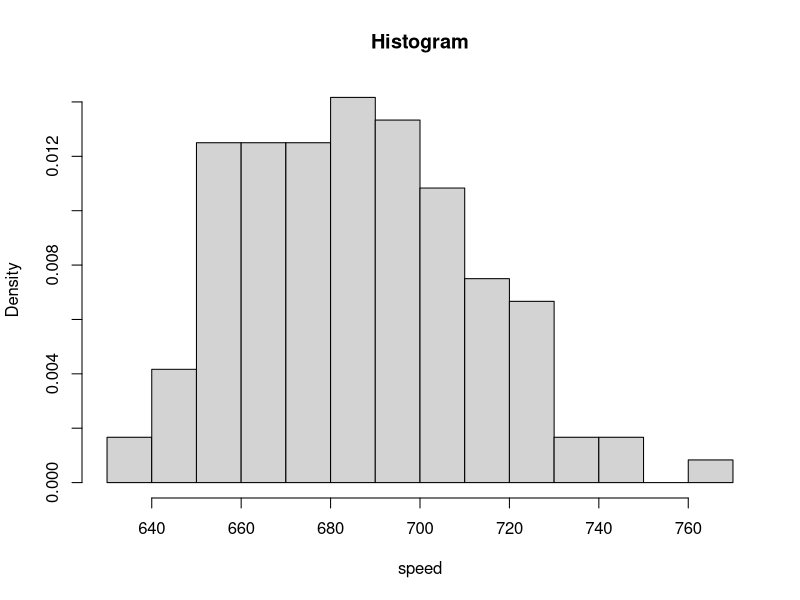

The R source for this figure:
speed <- c(
			680, 669, 719, 699, 670, 710, 722, 663, 658, 634,
			720, 690, 677, 669, 700, 718, 690, 681, 702, 696,
			692, 690, 694, 660, 649, 675, 701, 721, 683, 735,
			688, 763, 672, 698, 659, 704, 681, 679, 691, 683,
			705, 746, 706, 649, 668, 672, 690, 724, 652, 720,
			660, 695, 701, 724, 668, 698, 668, 660, 680, 739,
			717, 727, 653, 637, 660, 693, 679, 682, 724, 642,
			704, 695, 704, 652, 664, 702, 661, 720, 695, 670,
			656, 718, 660, 648, 683, 723, 710, 680, 684, 705,
			681, 748, 697, 703, 660, 722, 662, 644, 683, 695,
			678, 674, 656, 667, 683, 691, 680, 685, 681, 715,
			665, 676, 665, 675, 655, 659, 720, 675, 697, 663)

hist(speed, breaks = 10, freq = FALSE, main = "Histogram")
